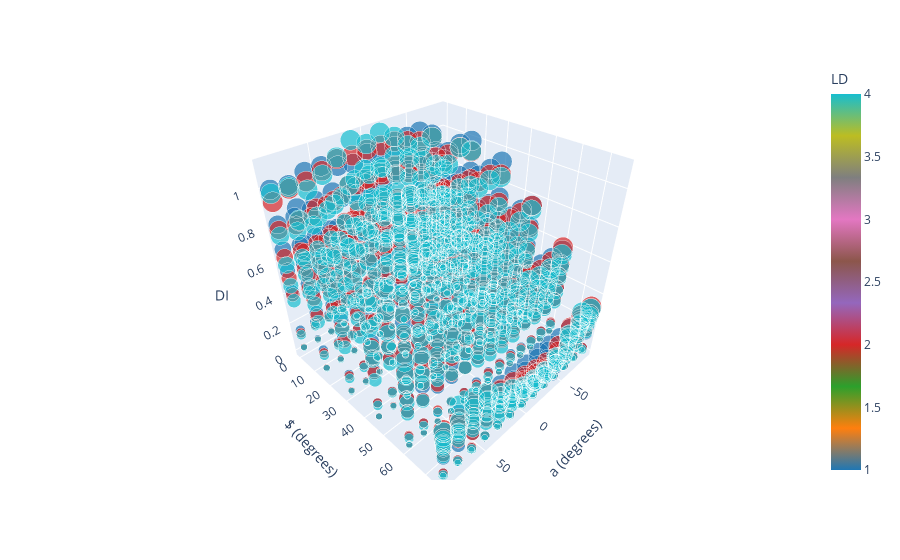

Notebook cell for this chart:
### Code cell
fig_3d = px.scatter_3d(
    data, x='a (degrees)', y='$ (degrees)', z='DI',
    color='LD',
    color_continuous_scale=px.colors.qualitative.D3,
    size='Velocity (km/s)'
)

fig_3d.show()

### Figure 1 — Plotly figure (JSON) as saved in the notebook; plotly's stock layout.template omitted (floating-point values rounded to 4 significant figures; data arrays with more than 128 entries replaced by an {"elided": "..."} marker saying what was removed)
{"data": [{"hovertemplate": "a (degrees)=%{x}<br>$ (degrees)=%{y}<br>DI=%{z}<br>Velocity (km/s)=%{marker.size}<br>LD=%{marker.color}<extra></extra>", "legendgroup": "", "marker": {"color": {"elided": "1635 int values"}, "coloraxis": "coloraxis", "size": {"elided": "1635 float values"}, "sizemode": "area", "sizeref": 0.005375, "symbol": "circle"}, "mode": "markers", "name": "", "scene": "scene", "showlegend": false, "type": "scatter3d", "x": {"elided": "1635 int values"}, "y": {"elided": "1635 int values"}, "z": {"elided": "1635 float values"}}], "layout": {"coloraxis": {"colorbar": {"title": {"text": "LD"}}, "colorscale": [[0, "#1F77B4"], [0.1111, "#FF7F0E"], [0.2222, "#2CA02C"], [0.3333, "#D62728"], [0.4444, "#9467BD"], [0.5556, "#8C564B"], [0.6667, "#E377C2"], [0.7778, "#7F7F7F"], [0.8889, "#BCBD22"], [1, "#17BECF"]]}, "legend": {"itemsizing": "constant", "tracegroupgap": 0}, "margin": {"t": 60}, "scene": {"domain": {"x": [0, 1], "y": [0, 1]}, "xaxis": {"title": {"text": "a (degrees)"}}, "yaxis": {"title": {"text": "$ (degrees)"}}, "zaxis": {"title": {"text": "DI"}}}}}
